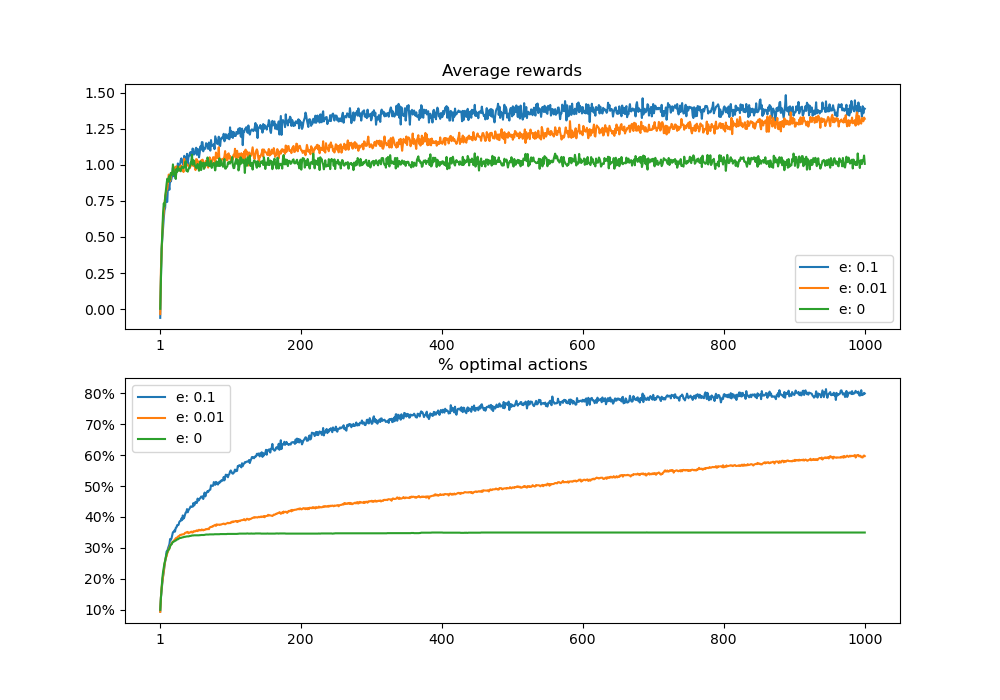

The script that saved this image:
""" Page 29. """

from multiprocessing import Pool

import numpy as np
from matplotlib import pyplot as plt
import matplotlib.ticker as mtick

from envs.k_armed_bandit_env import KArmedBanditEnv
from algos.epsilon_bandit import EpsilonBandit


STEPS = 1000
EPISODES = 200
EPSILONS = (0.1, 0.01, 0)


def exe(epsilon):
    avg_rewards = np.zeros(STEPS)
    avg_perc_opt_actions = np.zeros(STEPS)
    for episode in range(1, EPISODES + 1):
        env = KArmedBanditEnv()
        agent = EpsilonBandit(env, epsilon)
        rewards = []
        optimal_actions_bool = []
        for step in range(1, STEPS+1):
            action = agent.act(step)
            reward = env.step(action)
            agent.learn(action=action, reward=reward)
            rewards.append(reward)
            optimal_actions_bool.append(action == env.optimal_action)
        for i in range(STEPS):
            avg_rewards[i] += (rewards[i] - avg_rewards[i]) / episode
            avg_perc_opt_actions[i] += (optimal_actions_bool[i] - avg_perc_opt_actions[i]) / episode
    return avg_rewards, avg_perc_opt_actions


with Pool() as pool:
    results = pool.map(exe, EPSILONS)
    avg_rewards = []
    avg_perc_opt_actions = []
    for r, p in results:
        avg_rewards.append(r)
        avg_perc_opt_actions.append(p)
    plt.figure(figsize=(10, 7))

    # Plot average rewards
    plt.subplot(2, 1, 1)
    for i, epsilon in enumerate(EPSILONS):
        plt.xticks([1] + list(range(200, STEPS+1, 200)))
        plt.plot(range(1, STEPS+1), avg_rewards[i], label=f'e: {epsilon}')
    plt.legend()
    plt.title('Average rewards')

    # Plot % optimal action
    plt.subplot(2, 1, 2)
    for i, epsilon in enumerate(EPSILONS):
        plt.xticks([1] + list(range(200, STEPS+1, 200)))
        plt.plot(range(1, STEPS+1), avg_perc_opt_actions[i], label=f'e: {epsilon}')
    plt.legend()
    plt.title('% optimal action')

    plt.gca().yaxis.set_major_formatter(mtick.PercentFormatter(xmax=1.0))
    # plt.savefig('figure_2.2_epsilon_bandits.png')
    plt.show()
